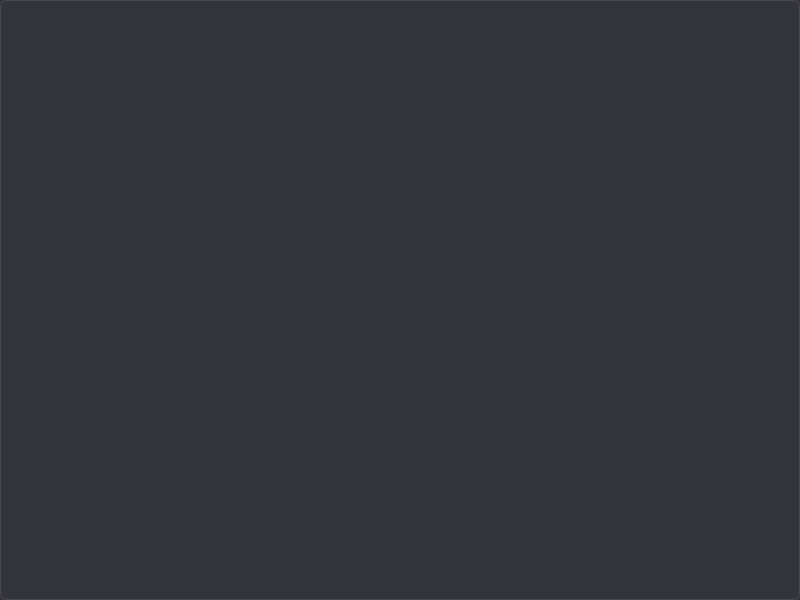
<?xml version="1.0" encoding="UTF-8"?>
<ui version="4.0">
 <class>QRRMainWinClass</class>
 <widget class="QMainWindow" name="QRRMainWinClass">
  <property name="geometry">
   <rect>
    <x>0</x>
    <y>0</y>
    <width>800</width>
    <height>600</height>
   </rect>
  </property>
  <property name="sizePolicy">
   <sizepolicy hsizetype="Preferred" vsizetype="Ignored">
    <horstretch>0</horstretch>
    <verstretch>0</verstretch>
   </sizepolicy>
  </property>
  <property name="minimumSize">
   <size>
    <width>320</width>
    <height>240</height>
   </size>
  </property>
  <property name="mouseTracking">
   <bool>true</bool>
  </property>
  <property name="windowTitle">
   <string>RRLoader</string>
  </property>
  <property name="styleSheet">
   <string notr="true">QMainWindow
{
	background-color: #333439;
    border: 1px solid #494a4f;
  border-radius: 7px;
}</string>
  </property>
  <widget class="QWidget" name="centralwidget">
   <property name="mouseTracking">
    <bool>true</bool>
   </property>
  </widget>
  <action name="action_Preferences">
   <property name="text">
    <string>&amp;Preferences</string>
   </property>
  </action>
  <action name="action_About_RRLoader">
   <property name="text">
    <string>&amp;About RRLoader</string>
   </property>
  </action>
  <action name="action_Open">
   <property name="text">
    <string>&amp;Open...</string>
   </property>
  </action>
  <action name="action_Quit">
   <property name="text">
    <string>&amp;Quit</string>
   </property>
  </action>
 </widget>
 <resources/>
 <connections/>
</ui>
